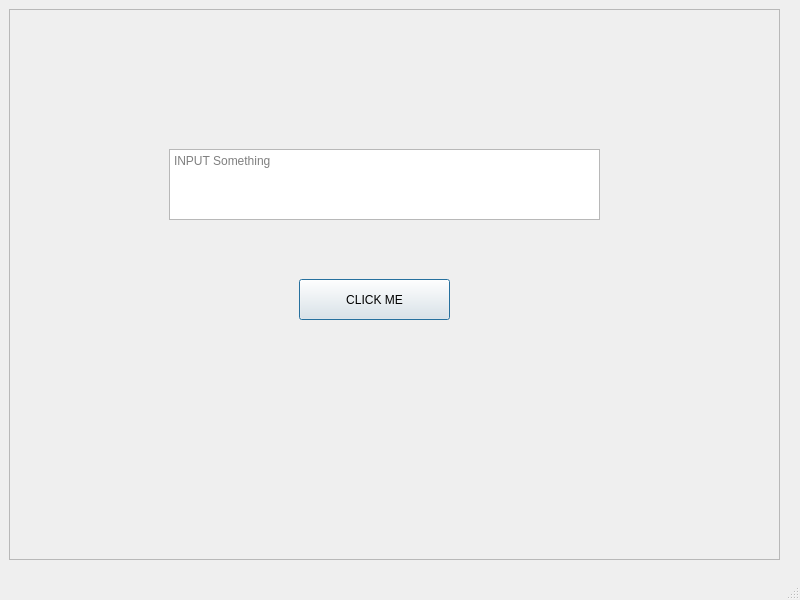
<?xml version="1.0" encoding="UTF-8"?>
<ui version="4.0">
 <class>MainWindow</class>
 <widget class="QMainWindow" name="MainWindow">
  <property name="geometry">
   <rect>
    <x>0</x>
    <y>0</y>
    <width>800</width>
    <height>600</height>
   </rect>
  </property>
  <property name="windowTitle">
   <string>MainWindow</string>
  </property>
  <widget class="QWidget" name="centralwidget">
   <property name="enabled">
    <bool>true</bool>
   </property>
   <widget class="QFrame" name="frame">
    <property name="geometry">
     <rect>
      <x>9</x>
      <y>9</y>
      <width>771</width>
      <height>551</height>
     </rect>
    </property>
    <property name="frameShape">
     <enum>QFrame::StyledPanel</enum>
    </property>
    <property name="frameShadow">
     <enum>QFrame::Raised</enum>
    </property>
    <widget class="QPushButton" name="pushButton">
     <property name="geometry">
      <rect>
       <x>290</x>
       <y>270</y>
       <width>151</width>
       <height>41</height>
      </rect>
     </property>
     <property name="cursor">
      <cursorShape>ArrowCursor</cursorShape>
     </property>
     <property name="text">
      <string>CLICK ME</string>
     </property>
     <property name="checkable">
      <bool>false</bool>
     </property>
     <property name="autoDefault">
      <bool>false</bool>
     </property>
     <property name="default">
      <bool>true</bool>
     </property>
    </widget>
    <widget class="QTextEdit" name="textEdit">
     <property name="geometry">
      <rect>
       <x>160</x>
       <y>140</y>
       <width>431</width>
       <height>71</height>
      </rect>
     </property>
     <property name="placeholderText">
      <string>INPUT Something</string>
     </property>
    </widget>
   </widget>
  </widget>
  <widget class="QMenuBar" name="menubar">
   <property name="geometry">
    <rect>
     <x>0</x>
     <y>0</y>
     <width>800</width>
     <height>21</height>
    </rect>
   </property>
  </widget>
  <widget class="QStatusBar" name="statusbar"/>
 </widget>
 <resources/>
 <connections/>
</ui>
